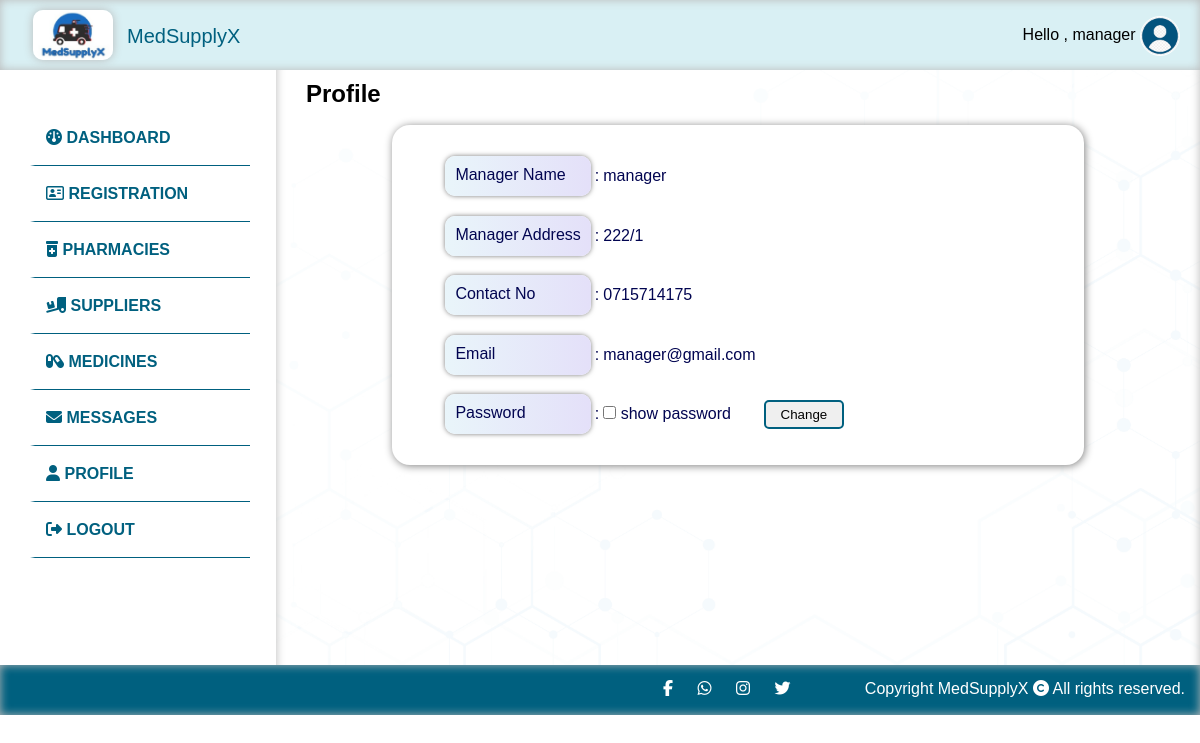
/managers/profile (signed in), run on the app's committed database.
### tables this page shows
CREATE TABLE `managerregistration` (
  `id` int(11) NOT NULL,
  `name` varchar(100) NOT NULL,
  `address` varchar(100) NOT NULL,
  `phone` varchar(14) NOT NULL,
  `email` varchar(100) NOT NULL,
  `password` varchar(100) NOT NULL
);

### app/controllers/Managers.php (called while the page is built, shortened)
<?php
class Managers extends Controller
{
    public $managerModel;
    public function __construct()
    {
        $this->managerModel = $this->model('Manager');
    }
    public function profile()
    {
        $getUserData = $this->managerModel->getUserData();
        $data = [
            'getUserData' => $getUserData,
        ];
        $this->view('manager/profile', $data);
    }
}

### app/libraries/Core.php (called while the page is built, shortened)
<?php
    class Core {
        protected $currentMethod = 'index';
        public function __construct() {
            $url = $this->getUrl();
            if(isset($url[0])){
            if(file_exists('../app/controllers/' . ucwords($url[0]) . '.php')) {
                unset($url[0]);
            }
        }
            $this->currentController = new $this->currentController;
            if(isset($url[1])) {
                if(method_exists($this->currentController, $url[1])) {
                    $this->currentMethod = $url[1];
                    unset($url[1]);
                }
            }
            $this->params = $url ? array_values($url) : [];
            call_user_func_array([$this->currentController, $this->currentMethod], $this->params);
      }
       public function getUrl() {
           if(isset($_GET['url'])) {
               $url = rtrim($_GET['url'], '/');
               $url = filter_var($url, FILTER_SANITIZE_URL);
               $url = explode('/', $url);
               return $url;
           }
       }
    }
    ?>

### public/index.php (called while the page is built, shortened)
<?php
    $init = new Core;
?>

### app/libraries/Database.php (called while the page is built, shortened)
<?php
class Database {
    private $host = DB_HOST;
    private $user = DB_USER;
    private $pass = DB_PASS;
    private $dbname= DB_NAME;
    private $dbh;
    private $stmt;
    public function __construct(){
        $dsn = 'mysql:host=' . $this->host . ';dbname=' . $this->dbname;
        $options = array(
            PDO::ATTR_PERSISTENT => true,
            PDO::ATTR_ERRMODE => PDO::ERRMODE_EXCEPTION
        );
        try{
            $this->dbh = new PDO($dsn, $this->user, $this->pass, $options);
        } catch(PDOException $e){
            $this->error = $e->getMessage();
            echo $this->error;
        }
    }
    public function query($sql){
        $this->stmt = $this->dbh->prepare($sql);
    }
    public function bind($param, $value, $type = null){
        if(is_null($type)){
            switch(true){
                case is_int($value):
                    $type = PDO::PARAM_INT;
                    break;
            }
        }
        $this->stmt->bindValue($param, $value, $type);
    }
    public function execute(){
        return $this->stmt->execute();
    }
    public function single(){
        $this->execute();
        return $this->stmt->fetch(PDO::FETCH_OBJ);
    }
}

### app/models/Manager.php (called while the page is built, shortened)
<?php
class Manager
{
    private $db;
    public function __construct()
    {
        $this->db = new Database;
    }
    public function getUserData()
    {
        $this->db->query("SELECT * FROM managerregistration WHERE id = (SELECT userId FROM users WHERE id = :id)");
        $this->db->bind(':id', $_SESSION['USER_DATA']['id']);
        $row = $this->db->single();
        return $row;
    }
}

### app/views/manager/profile.php (the view, shortened to what this page needs)
<!DOCTYPE html>
<html lang="en">
<head>
    <link rel="stylesheet" href="<?php echo URLROOT ?>/public/css/style.css">
</head>
<body>
    <?php require APPROOT . '/views/inc/header.php'; ?>
    <?php require APPROOT . '/views/inc/manager_sidebar.php'; ?>
    <div class="content">
        <div class="anim">
            <h2> Profile </h2>
        </div>
        <div class="anim">
            <div class="profilebox">
                <div class="profilecard">
                    <div class="card-body">
                        <table>
                            <tr>
                                <div class="anim">
                                    <td>
                                        <p class="profdetails"> Manager Name </p>
                                    </td>
                                </div>
                                <td>:</td>
                                <td> <?php echo $data['getUserData']->name; ?> </td>
                            </tr>
                            <tr>
                                <td>
                                    <p class="profdetails"> Manager Address </p>
                                </td>
                                <td>:</td>
                                <td> <?php echo $data['getUserData']->address; ?> </td>
                            </tr>
                            <tr>
                                <td>
                                    <p class="profdetails"> Contact No </p>
                                </td>
                                <td>:</td>
                                <td> <?php echo $data['getUserData']->phone; ?></td>
                            </tr>
                            <tr>
                                <td>
                                    <p class="profdetails"> Email </p>
                                </td>
                                <td>:</td>
                                <td> <?php echo $data['getUserData']->email; ?></td>
                                <td> </td>
                            </tr>
                            <tr>
                                <td>
                                    <p class="profdetails"> Password </p>
                                </td>
                                <td> : </td>
                                <td colspan="2">
                                    <input type="checkbox" onclick="showPassword()"> show password
                                </td>
                                <td> <a href="<?php echo URLROOT ?>/managers/editprofile"> <button class="addBtn"> Change </button> </a> </td>
                            </tr>
                        </table>
                    </div>
                </div>
            </div>
        </div>
    </div>
    <?php require APPROOT . '/views/inc/footer.php'; ?>
</body>
</html>

### public/css/style.css (style rules this page uses)
* { box-sizing: border-box; margin: 0; }
body { font-family:Arial, Helvetica, sans-serif; min-height: 100vh; }
.content { background: rgb(255,255,255); background: linear-gradient(90deg, rgba(255,255,255,1) 0%, rgb(235, 252, 255) 100%); padding: 30px; flex: 1; margin-top: 50px; background-repeat: no-repeat; background-size: cover; box-shadow: 0px 10px 10px rgb(185, 185, 185) inset; background-image: url(../img/background.png); }
.anim { animation: 2s anim-lineUp ease-out; }
.profilebox { margin-top: 2%; margin-left: 10%; width: 80%; }
.profilebox .profilecard { background-color: #fff; border-radius: 18px; box-shadow: 1px 1px 8px 0 grey; height: auto; margin-bottom: 20px; padding: 20px 0 20px 50px; }
.profilebox .profilecard table { color:#020551; border: none; font-size: 16px; height: 300px; }
.addBtn { border: 2px solid #00607F; padding: 5px 15px; cursor: pointer; border-radius: 5px; width: 80px; display:inline-block; }
.profdetails { background: linear-gradient(to right, #e9f5fa 0%, #e4e0f9 100%); border-radius: 10px; height:40px; padding:10px 10px; box-shadow: 0px 0px 5px 0px #7b7b7b; }

### data on the page
managerregistration: name "manager", address "222/1", phone "0715714175", email "manager@gmail.com"

### other printed values
$_SESSION['USER_DATA']['name'] "manager"
